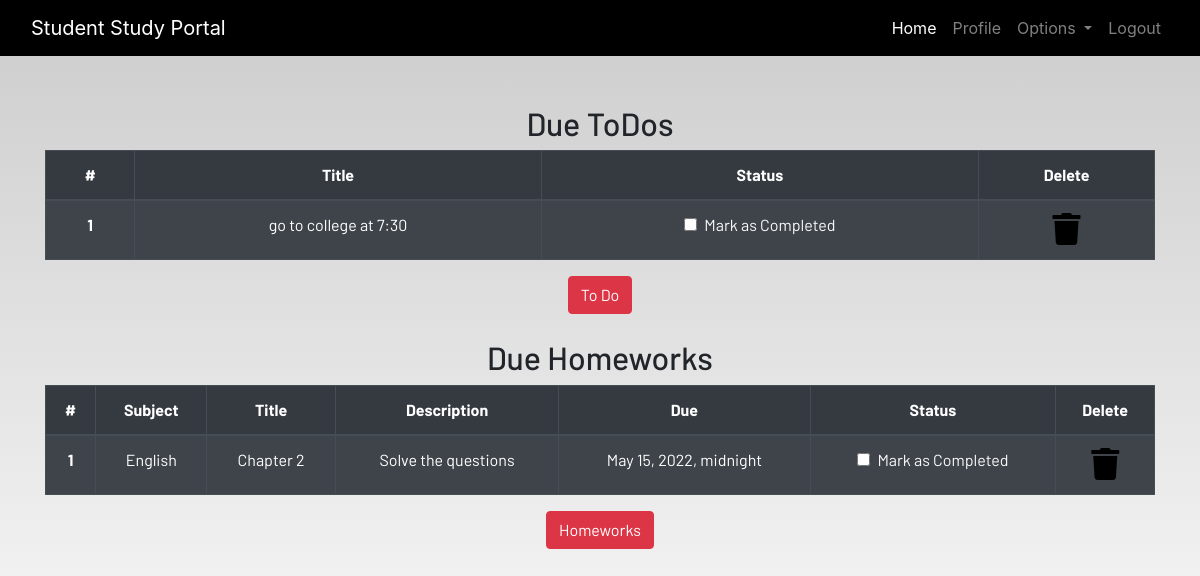
The page /profile/ (signed in) on the database as committed earlier.
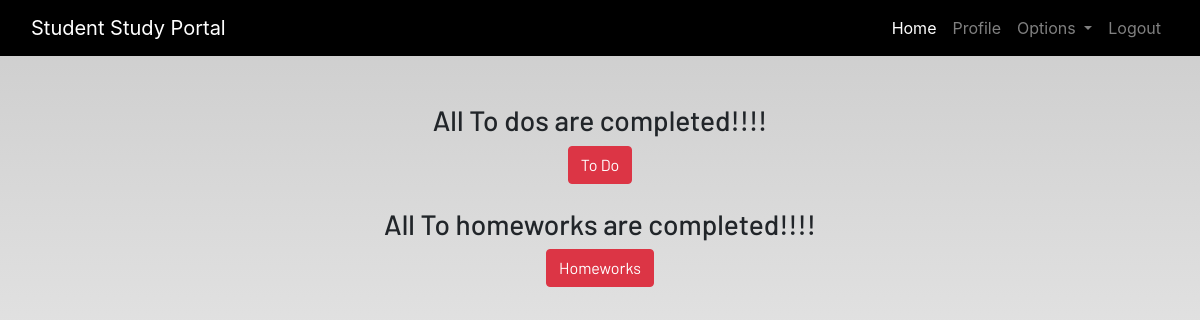
The same page on the database as committed later.
### dashboard/models.py (models this page shows, shortened)
class Todo(models.Model):
    user = models.ForeignKey(User,on_delete=models.CASCADE)
    title = models.CharField(max_length=100)
    is_finished = models.BooleanField(default=False)

class Homework(models.Model):
    user = models.ForeignKey(User,on_delete=models.CASCADE)
    subject = models.CharField(max_length=50)
    title = models.CharField(max_length=100)
    description = models.TextField()
    due = models.DateTimeField()
    is_finished = models.BooleanField(default=False)

### dashboard/views.py (the view)
# urls.py: path('profile/',dash_views.profile,name='profile'),
@login_required
def profile(request):
    homeworks = Homework.objects.filter(is_finished = False,user = request.user)
    todos = Todo.objects.filter(is_finished = False,user = request.user)
    if len(homeworks)==0:
        homework_done = True
    else:
        homework_done = False
    if len(todos)==0:
        todos_done = True
    else:
        todos_done = False
    context = {
        'homeworks' : homeworks,
        'todos' : todos,
        'homework_done' :homework_done,
        'todos_done' : todos_done
    }
    return render(request,"dashboard/profile.html",context)

### dashboard/templates/dashboard/profile.html
{% extends 'dashboard/base.html' %} {% load static %}
{% load crispy_forms_tags%}
{% block content %}
<section class="text-center">
    <div class="container">
        {% if not todos_done %}
        <h2>Due ToDos</h2>
        <table class="table table-striped table-bordered table-hover table-dark">
            <thead>
                <tr>
                    <th scope="col">#</th>
                    <th scope="col">Title</th>
                    <th scope="col">Status</th>
                    <th scope="col">Delete</th>
                </tr>
            </thead>
            <tbody>
                {% for todo in todos  %}
                <tr>
                    <th scope="row">{{forloop.counter}}</th>
                    <td>{{todo.title}}</td>
                    <td>
                        <a href="{% url 'update-todo' todo.id %}">
                            <div class="form-check">
                                {% if todo.is_finished == True  %}
                                <input class="form-check-input" type="checkbox" value=""
                                checked>
                                {% else %}
                                <input class="form-check-input" type="checkbox" value="">
                                {% endif %}
                                <label class="form-check-label text-light" for="flexCheckDefault">
                                    Mark as Completed
                                </label>
                            </div>
                        </a>
                    </td>
                    <td><a href="{% url 'delete-todo' todo.id %}"><i class="fa fa-trash fa-2x"></i></a></td>
                </tr>
                {% endfor %}
            </tbody>
        </table>
    {% else %}
        <h3>All To dos are completed!!!!</h3>
        {% endif %}
        <a href="{% url 'todo' %}" class="btn btn-danger">To Do</a>
        <br><br>
        {% if not homework_done %}
        <h2>Due Homeworks</h2>
        <table class="table table-striped table-bordered table-hover table-dark">
            <thead>
                <tr>
                    <th scope="col">#</th>
                    <th scope="col">Subject</th>
                    <th scope="col">Title</th>
                    <th scope="col">Description</th>
                    <th scope="col">Due</th>
                    <th scope="col">Status</th>
                    <th scope="col">Delete</th>
                </tr>
            </thead>
            <tbody>
                {% for homework in homeworks %}
                <tr>
                    <th scope="row">{{forloop.counter}}</th>
                    <td>{{homework.subject}}</td>
                    <td>{{homework.title}}</td>
                    <td>{{homework.description}}</td>
                    <td>{{homework.due}}</td>
                    <td>
                        <a href="{% url 'update-homework' homework.id %}">
                            <div class="form-check">
                                {% if homework.is_finished == True %}
                                <input class="form-check-input" type="checkbox" value=""
                                checked>
                                {% else %}
                                <input class="form-check-input" type="checkbox" value="" >
                                {% endif %}
                                <label class="form-check-label text-light" for="flexCheckDefault">
                                    Mark as Completed
                                </label>
                            </div>
                        </a>
                    </td>
                    <td><a href="{% url 'delete-homework' homework.id %}"><i class="fa fa-trash fa-2x"></i></a></td>
                </tr>
                {% endfor %}
            </tbody>
        </table>
        {% else %}
        <h3>All To homeworks are completed!!!!</h3>
        {% endif %}
        <a href="{% url 'homework' %}" class="btn btn-danger">Homeworks</a>
    </div>
</section>
{% endblock content %}

Rows that differ between the two databases and show on the page:
removed Todo: title "go to college at 7:30"
removed Homework: subject "English", title "Chapter 2", description "Solve the questions", due "May 15, 2022, midnight"
Other text that changed with them:
text no longer shown: "Due ToDos # Title Status Delete Due Homeworks # Subject Title Description Due Status Delete"
text now shown: "All To dos are completed!!!! All To homeworks are completed!!!!"
